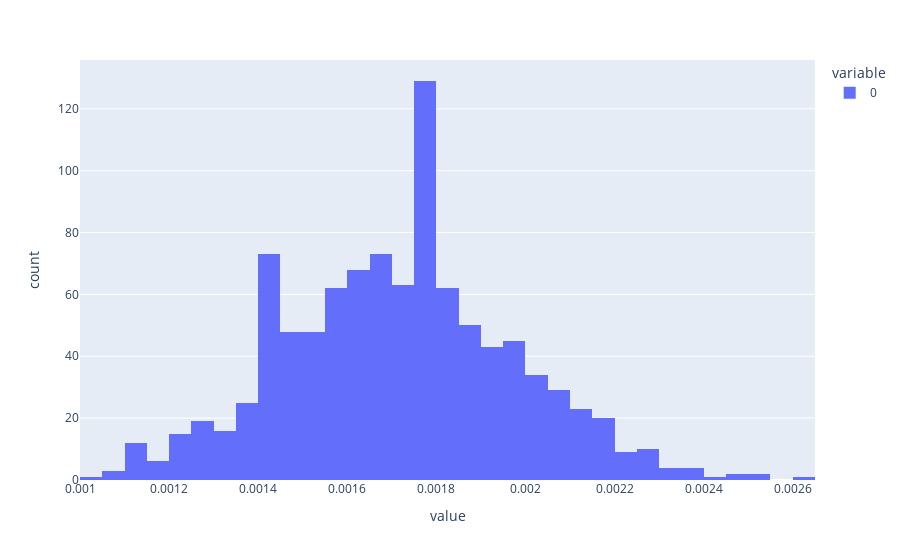

Notebook source saved alongside this figure:
### Code cell
px.histogram(p_fraudlent_samples)

### Figure 1 — Plotly figure (JSON) as saved in the notebook; plotly's stock layout.template omitted (floating-point values rounded to 4 significant figures; data arrays with more than 128 entries replaced by an {"elided": "..."} marker saying what was removed)
{"data": [{"alignmentgroup": "True", "bingroup": "x", "hovertemplate": "variable=0<br>value=%{x}<br>count=%{y}<extra></extra>", "legendgroup": "0", "marker": {"color": "#636efa", "pattern": {"shape": ""}}, "name": "0", "offsetgroup": "0", "orientation": "v", "showlegend": true, "type": "histogram", "x": {"elided": "1000 float values"}, "xaxis": "x", "yaxis": "y"}], "layout": {"barmode": "relative", "legend": {"title": {"text": "variable"}, "tracegroupgap": 0}, "margin": {"t": 60}, "xaxis": {"anchor": "y", "domain": [0, 1], "title": {"text": "value"}}, "yaxis": {"anchor": "x", "domain": [0, 1], "title": {"text": "count"}}}}
